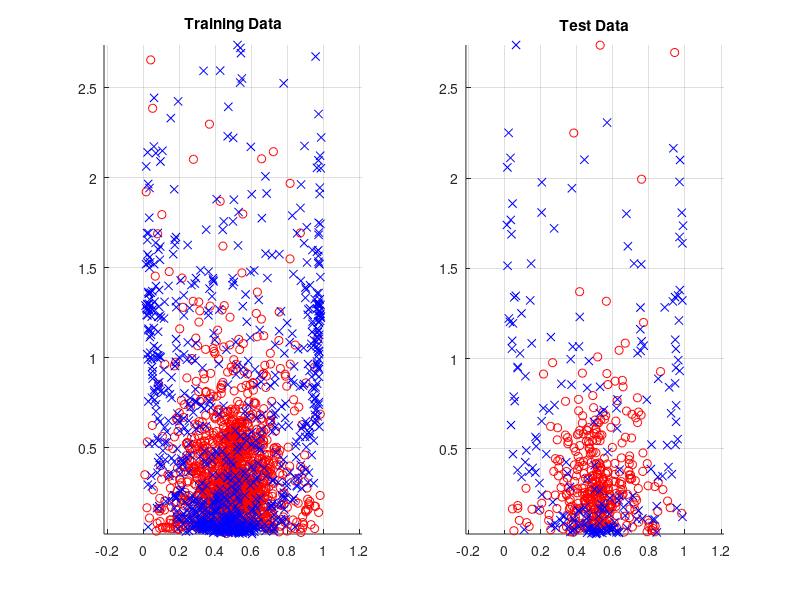

Recreate this plot in MATLAB. (Note: this script raises an error after producing the figure.)
clear
close all
clc

%% Load Data
load('classification_data.mat')

%%
% 1. Generate training data
c_pos = find(Gtrain == 1); c_neg = find(Gtrain == -1);
train_pos = Xtrain(c_pos,:)'; train_neg = Xtrain(c_neg,:)';
nr_train_pos = size(train_pos,2); nr_train_neg = size(train_neg,2);
nr_train = nr_train_pos + nr_train_neg;

t_pos = find(Gtest == 1); t_neg = find(Gtest == -1);
test_pos = Xtest(t_pos,:)'; test_neg = Xtest(t_neg,:)';
nr_test_pos = size(test_pos,2); nr_test_neg =  size(test_neg,2); 
nr_test = nr_test_pos + nr_test_neg;

tr_data = horzcat(Xtrain, Gtrain);
te_data = horzcat(Xtest, Gtest);

tr_in = tr_data(:, 1:2);
tr_out = zeros(nr_train, 2);
tr_out(tr_data(:, 3) == 1, 1) = 1;
tr_out(tr_data(:, 3) == -1, 2) = 1;
te_in = te_data(:, 1:2);
te_out = zeros(nr_test, 2);
te_out(te_data(:, 3) == 1, 1) = 1;
te_out(te_data(:, 3) == -1, 2) = 1;

%%
% 2. Plot
figure(1);
subplot(121); hold on;
pos_idx = find(tr_data(:, 3) == 1);
neg_idx = find(tr_data(:, 3) == -1);
plot(tr_data(pos_idx, 1), tr_data(pos_idx, 2), 'ro')
plot(tr_data(neg_idx, 1), tr_data(neg_idx, 2), 'bx')
axis equal; grid on; title('Training Data');
subplot(122); hold on;
pos_idx = find(te_data(:, 3) == 1);
neg_idx = find(te_data(:, 3) == -1);
plot(te_data(pos_idx, 1), te_data(pos_idx, 2), 'ro')
plot(te_data(neg_idx, 1), te_data(neg_idx, 2), 'bx')
axis equal; grid on; title('Test Data');


%%
% 3. Deep Neural Network
nodes = [2 200 500 50 2];
dnn   = init_dnn(nodes);

opts.MaxIter     = 100;
opts.BatchSize   = nr_train/2;
opts.Verbose     = false; 
opts.StepRatio   = 0.1;
opts.Layer       = length(nodes)-1;
opts.DropOutRate = 0.5;
opts.WeightCost  = 0.001;
opts.Object      = 'CrossEntorpy'; % 'CrossEntorpy' / 'Square'
opts.Layer       = 0;
tic

% Pretrain
dnn = pretrain_dnn(dnn, tr_in, opts);
dnn = set_linearMapping(dnn, tr_in, tr_out);

% Fine-tune
dnn = train_dnn(dnn, tr_in, tr_out, opts);
dnn_train_toc = toc;

% Compute error
trpred = v2h(dnn, tr_in);
hidden_no_train = size(trpred, 2)
trnegidx = find(trpred(:, 1) < trpred(:, 2));
trpredvec = ones(nr_train, 1);
trpredvec(trnegidx) = -1;
tic;
tepred = v2h(dnn, te_in);
hidden_no_test = size(tepred, 2)
dnn_test_toc = toc;
tenegidx = find(tepred(:, 1) < tepred(:, 2));
tepredvec = ones(nr_test, 1);
tepredvec(tenegidx) = -1;



dnn_train_acc = mean(trpredvec==tr_data(:, 3));
dnn_test_acc  = mean(tepredvec==te_data(:, 3));
fprintf('======== Deep Neural Network ========\n');
fprintf('DNN train: %.3f sec \n', dnn_train_toc);
fprintf('DNN test: %.3f sec \n', dnn_test_toc);
fprintf('DNN Train Accuracy: %.1f%% AdaBoost Test Accuracy: %.1f%%  \n', dnn_train_acc*100, dnn_test_acc*100);


T_P = length(find(Gtest == 1 & tepredvec == 1));
T_nP = length(find(Gtest == -1 & tepredvec == -1));
F_P = length(find(Gtest == -1 & tepredvec == 1));
F_nP = length(find(Gtest == 1 & tepredvec == -1));

True_Painful_Bc = [T_P; F_nP];
True_NonPainful_Bc = [F_P; T_nP];

EstimatedClass = {'Est_Painful'; 'Est_NonPainful'};
Error_type_table_SVM = table(True_Painful_Bc, True_NonPainful_Bc, 'RowNames', EstimatedClass)
%%
% Do some plotting
xgrid = linspace(0, 1, 100);
ygrid = linspace(0, 1, 100);
[mesh_X, mesh_Y] = meshgrid(xgrid, ygrid);
points = [mesh_X(:) mesh_Y(:)];
nr_points = length(points);
% Boosted Random Fern
brf_grid = v2h(dnn, points);
gridnegidx = find(brf_grid(:, 1) < brf_grid(:, 2));
gridpredvec = ones(nr_points, 1);
gridpredvec(gridnegidx) = -1;
gridpredvec = gridpredvec - min(gridpredvec);
gridpredvec = gridpredvec / max(gridpredvec);
brf_grid_rs = reshape(gridpredvec, 100, 100);

figure(2); clf; colormap jet
imagesc(ygrid, xgrid, brf_grid_rs); hold on;
pos_idx = find(tr_data(:, 3) == 1);
neg_idx = find(tr_data(:, 3) == -1);
plot(tr_data(pos_idx, 1), tr_data(pos_idx, 2), 'ko', 'MarkerFaceColor', 'r');
plot(tr_data(neg_idx, 1), tr_data(neg_idx, 2), 'k^', 'MarkerFaceColor', 'b');
axis equal; axis off; grid on; title('Training Data');


figure(3); clf; colormap jet
imagesc(ygrid, xgrid, brf_grid_rs); hold on;
pos_idx = find(te_data(:, 3) == 1);
neg_idx = find(te_data(:, 3) == -1);
plot(te_data(pos_idx, 1), te_data(pos_idx, 2), 'ko', 'MarkerFaceColor', 'r');
plot(te_data(neg_idx, 1), te_data(neg_idx, 2), 'k^', 'MarkerFaceColor', 'b');
axis equal; axis off; grid on; title('Test Data');
